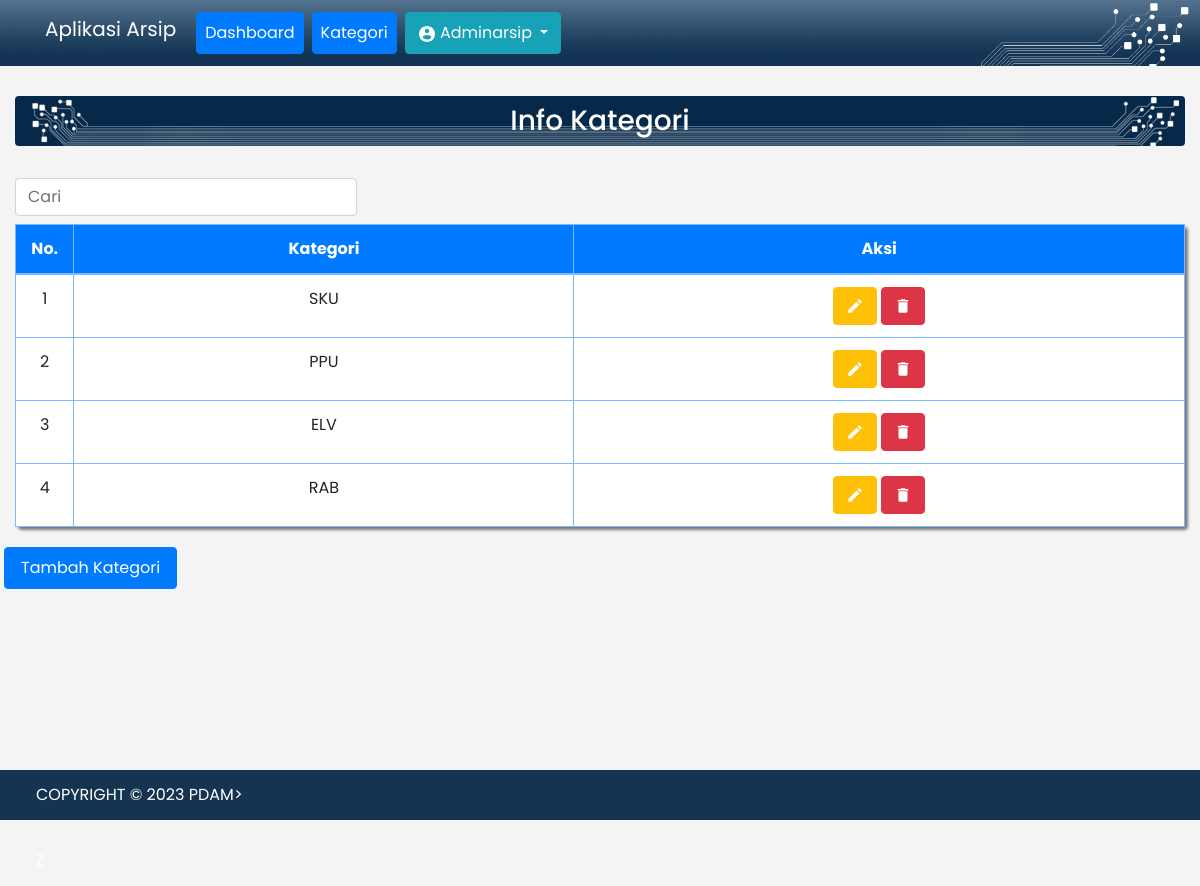
The app's page /kategori.php (signed in) with its own data.
### tables this page shows
CREATE TABLE `kategori` (
  `id_kategori` int(11) NOT NULL,
  `nama_kategori` varchar(100) NOT NULL
);

### functions.php (called while the page is built, shortened)
<?php
$koneksi = mysqli_connect("localhost", "root", "", "arsip");
function query($query)
{
	global $koneksi;
	$result = mysqli_query($koneksi, $query);
	$rows = [];
	while ($row = mysqli_fetch_assoc($result)) {
		$rows[] = $row;
	}
	return $rows;
}

### kategori.php (the view, shortened to what this page needs)
<?php
require 'functions.php';
$isi = query("SELECT * FROM kategori");
?>
<!doctype html>
<html lang="en">
<head>
	<link rel="stylesheet" href="vendor/bootstrap.min.css">
	<link rel="stylesheet" href="vendor/style.css">
</head>
<body class="bg">
	<?php include 'include/navbar.php'; ?>
	<section>
		<div class="container-fluid">
			<div class="row h3">
				<div class="col">
					<h3 class="bg-supergraphicss p-2 text-white text-center rounded">Info Kategori</h3>
				</div>
			</div>
			<div class="row justify-content-center menu">
				<div class="col-md-6 mt-3 mb-2">
					<form class="form-inline" method="post">
						<input for="colFormLabel" class="form-control mr-sm-2" type="text" autocomplete="off" placeholder="Cari" aria-label="Search" name="keyword">
					</form>
				</div>
				<div class="col-md-6 mt-3 mb-2">
				</div>
			</div>
			<div class="row">
				<div class="col">
					<table class="rounded table bg-white table-bordered table-hover table-primary shadow-box">
						<thead>
							<tr class="bg-primary text-white text-center">
								<th width="5%">No.</th>
								<th>Kategori</th>
								<th class="aksi">Aksi</th>
							</tr>
						</thead>
						<tbody>
							<?php $i = 1; ?>
							<?php foreach ($isi as $row) : ?>
								<tr class="text-center">
									<td><?= $i; ?></td>
									<td><?= $row["nama_kategori"]; ?></td>
									<td class="aksi">
										<a href="ubah_kategori.php?id=<?= $row['id_kategori']; ?>" onclick="return confirm('Apakah Anda Ingin Mengubah Data ?');" class="btn btn-warning text-center text-white">
											<img src="img/baseline_edit_white_18dp.png">
										</a>
										<a href="hapus_kategori.php?id=<?= $row['id_kategori']; ?>" onclick="return confirm('Apakah Anda Ingin Menghapus Data ?');" class="btn btn-danger text-center">
											<img src="img/baseline_delete_white_18dp.png">
										</a>
									</td>
								</tr>
								<?php $i++; ?>
							<?php endforeach; ?>
						</tbody>
					</table>
				</div>
			</div>
			<div class="row aksi">
				<a class="nav-link btn btn-primary text-white m-1" href="tambah_kategori.php">Tambah Kategori</a>
			</div>
		</div>
	</section>
	<div class="footer">
		<p>COPYRIGHT &copy; <?= date('Y'); ?> PDAM></a></a></p>Z
	</div>
</body>
</html>

### records on screen
kategori: nama_kategori "SKU"
kategori: nama_kategori "PPU"
kategori: nama_kategori "ELV"
kategori: nama_kategori "RAB"

### other values on screen
$_SESSION["nama"] "Adminarsip"
